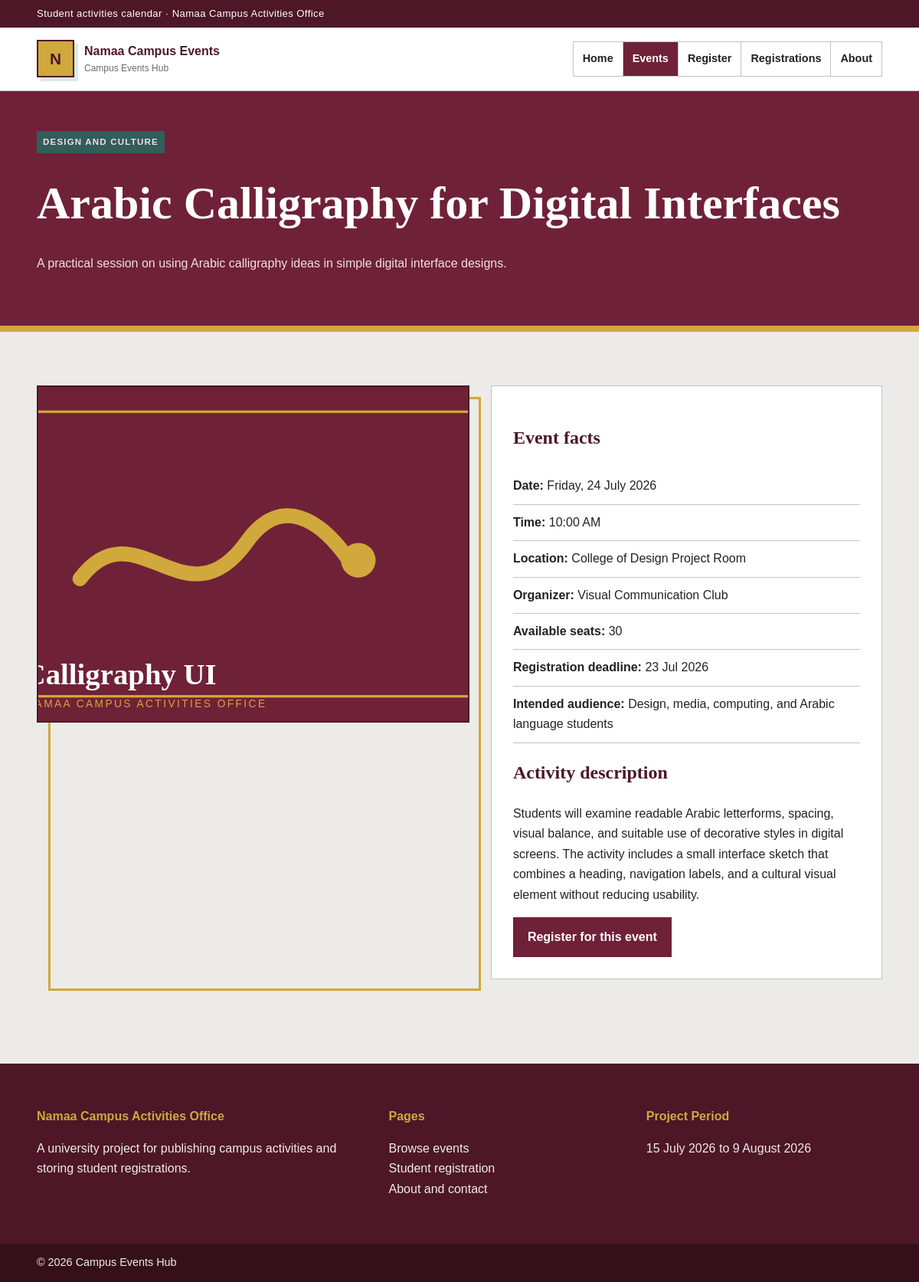
The app's page /event.php?id=1 with its own data.
### tables this page shows
CREATE TABLE events (
    id INT AUTO_INCREMENT PRIMARY KEY,
    title VARCHAR(150) NOT NULL,
    category VARCHAR(80) NOT NULL,
    event_date DATE NOT NULL,
    event_time TIME NOT NULL,
    location VARCHAR(150) NOT NULL,
    short_description VARCHAR(300) NOT NULL,
    full_description TEXT NOT NULL,
    image VARCHAR(180) NOT NULL,
    available_seats INT NOT NULL DEFAULT 0,
    organizer VARCHAR(150) NOT NULL,
    registration_deadline DATE NOT NULL,
    intended_audience VARCHAR(180) NOT NULL,
    featured TINYINT(1) NOT NULL DEFAULT 0
);

### event.php (the view, shortened to what this page needs)
<?php
require 'includes/db.php';
$event = null;
$eventId = filter_input(INPUT_GET, 'id', FILTER_VALIDATE_INT);
if ($eventId && $eventId > 0) {
    $stmt = mysqli_prepare($conn, "SELECT * FROM events WHERE id = ?");
    mysqli_stmt_bind_param($stmt, 'i', $eventId);
    mysqli_stmt_execute($stmt);
    $result = mysqli_stmt_get_result($stmt);
    $event = mysqli_fetch_assoc($result);
}
require 'includes/header.php';
?>
<section class="page-banner">
    <div class="shell">
        <p class="eyebrow"><?php echo $event ? htmlspecialchars($event['category']) : 'Event details'; ?></p>
        <h1><?php echo $event ? htmlspecialchars($event['title']) : 'Event not found'; ?></h1>
        <p>
            <?php
            echo $event
                ? htmlspecialchars($event['short_description'])
                : 'The supplied event ID is missing, invalid, or unavailable.';
            ?>
        </p>
    </div>
</section>
<section class="section">
    <div class="shell">
        <?php if ($event): ?>
            <article class="detail-grid">
                <div class="detail-image">
                    <img src="<?php echo htmlspecialchars($event['image']); ?>"
                         alt="<?php echo htmlspecialchars($event['title']); ?>">
                </div>
                <div class="detail-panel">
                    <h2>Event facts</h2>
                    <ul class="fact-list">
                        <li><strong>Date:</strong> <?php echo date('l, d F Y', strtotime($event['event_date'])); ?></li>
                        <li><strong>Time:</strong> <?php echo date('g:i A', strtotime($event['event_time'])); ?></li>
                        <li><strong>Location:</strong> <?php echo htmlspecialchars($event['location']); ?></li>
                        <li><strong>Organizer:</strong> <?php echo htmlspecialchars($event['organizer']); ?></li>
                        <li><strong>Available seats:</strong> <?php echo (int) $event['available_seats']; ?></li>
                        <li><strong>Registration deadline:</strong> <?php echo date('d M Y', strtotime($event['registration_deadline'])); ?></li>
                        <li><strong>Intended audience:</strong> <?php echo htmlspecialchars($event['intended_audience']); ?></li>
                    </ul>
                    <h2>Activity description</h2>
                    <p><?php echo nl2br(htmlspecialchars($event['full_description'])); ?></p>
                    <a class="button" href="register.php?event_id=<?php echo (int) $event['id']; ?>">
                        Register for this event
                    </a>
                </div>
            </article>
        <?php endif; ?>
    </div>
</section>
<?php
require 'includes/footer.php';
?>

### css/style.css (style rules this page uses)
:root { --burgundy: #6f2138; --burgundy-dark: #4d1727; --teal: #477d78; --teal-dark: #315e5a; --stone: #ecebe7; --mint: #dcebe3; --mustard: #d1a83c; --white: #ffffff; --ink: #202326; --muted: #666d70; --line: #bfc4c2; --success: #2e684b; --danger: #9d3434; --max: 1160px; }
* { box-sizing: border-box; }
body { margin: 0; font-family: Verdana, Arial, sans-serif; color: var(--ink); background: var(--stone); line-height: 1.65; }
img { display: block; max-width: 100%; }
a { color: inherit; }
.shell { width: min(var(--max), 92%); margin: 0 auto; }
.eyebrow { display: inline-block; margin: 0 0 10px; padding: 5px 8px; color: var(--white); background: var(--teal-dark); text-transform: uppercase; font-size: 0.72rem; font-weight: 800; letter-spacing: 1.2px; }
.button { display: inline-block; padding: 11px 17px; color: var(--white); background: var(--burgundy); border: 2px solid var(--burgundy); text-decoration: none; font-weight: 800; cursor: pointer; }
.section { padding: 70px 0; }
.page-banner { padding: 52px 0; background: var(--burgundy); color: var(--white); border-bottom: 8px solid var(--mustard); }
.page-banner h1 { margin: 6px 0 8px; font-family: Georgia, "Times New Roman", serif; font-size: clamp(2.5rem, 5vw, 4.4rem); }
.page-banner p { max-width: 760px; color: #f1dfe5; }
.detail-grid { display: grid; grid-template-columns: 1.05fr 0.95fr; gap: 28px; }
.detail-image { position: relative; }
.detail-image::after { content: ""; position: absolute; inset: 15px -15px -15px 15px; border: 3px solid var(--mustard); z-index: 0; }
.detail-image img { position: relative; z-index: 1; width: 100%; min-height: 440px; object-fit: cover; border: 2px solid var(--burgundy-dark); }
.detail-panel { padding: 28px; background: var(--white); border: 1px solid var(--line); }
.detail-panel h2 { color: var(--burgundy-dark); font-family: Georgia, "Times New Roman", serif; }
.fact-list { list-style: none; padding: 0; }
.fact-list li { padding: 10px 0; border-bottom: 1px solid var(--line); }

### records on screen
events: category "DESIGN AND CULTURE", title "Arabic Calligraphy for Digital Interfaces", short_description "A practical session on using Arabic calligraphy ideas in simple digital interface designs.", image (picture), event_date "Friday, 24 July 2026", event_time "10:00 AM", location "College of Design Project Room", organizer "Visual Communication Club", available_seats "30", registration_deadline "23 Jul 2026", intended_audience "Design, media, computing, and Arabic language students", full_description "Students will examine readable Arabic letterforms, spacing, visual balance, and suitable use of decorative styles in digital screens. The activity includes a small interface sketch that combines a heading, navigation labels, and a cultural visual element without reducing usability."
